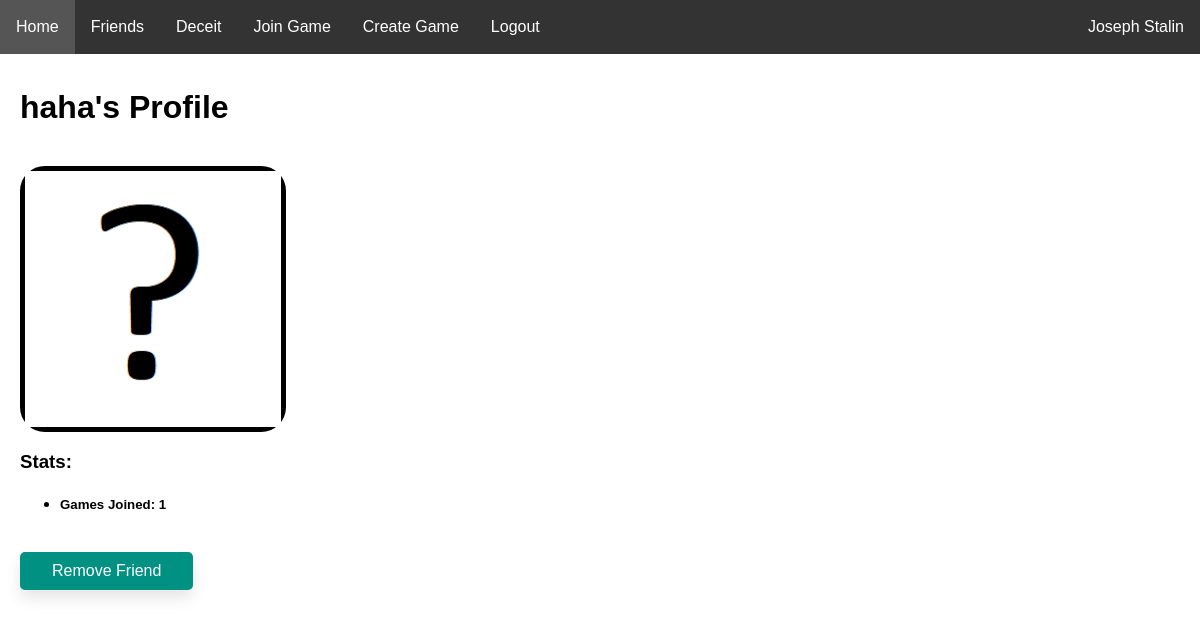
Screenshot of /user/1 (signed in) with the database file from the repository.
### website/models.py (models this page shows)
class User(db.Model, UserMixin):
    id = db.Column(db.Integer, primary_key=True)
    email = db.Column(db.String(150), unique=True)
    password = db.Column(db.String(150))
    username = db.Column(db.String(150))
    pfp = db.Column(db.String(50))

### website/profiles.py (the view, shortened to what this page needs)
@profiles.route('<int:user_id>', methods=['GET', 'POST'])
@login_required
def profile(user_id):
    user = User.query.filter_by(id=user_id).first()
    counter=0
    is_friends = False
    is_friends1 = Friends.query.filter_by(user1=user_id, user2=current_user.id).first()
    is_friends2 = Friends.query.filter_by(user2=user_id, user1=current_user.id).first()
    if is_friends1 != None or is_friends2 != None:
        is_friends = True
    for games in GamesJoined.query.filter_by(id=user_id):
        counter += 1
    if user == current_user:
        is_current_user = True
    else:
        is_current_user = False
    return render_template('profile.html', is_current=is_current_user, user=current_user, player=user, games_joined=counter, is_friends=is_friends)

### website/templates/profile.html (shortened to what this page needs)
{% extends "base.html" %} {% block title %}{{player.username}}'s Profile{% endblock %}
{% block content %}
<head>
    <link rel="stylesheet" type="text/css" href="/static/css/profile.css" />
</head>
<br/>
<h1 id="heading">{{player.username}}'s Profile</h1>
<br/>
<div class="pfp">
    <img src="{{player.pfp}}">
</div>
<h3>Stats:</h3>
<ul>
    <li><h5>Games Joined: {{ games_joined }}</h5></li>
</ul>
<br/>
{% if not is_current %}
    {% if is_friends %}
        <form method="POST">
            <button class="button-main" id = "Remove Friend" type="submit" value="Remove Friend">Remove Friend</button>
        </form>
    {% endif %}
{% endif %}
{% endblock %}

### website/templates/base.html (shortened to what this page needs)
<!DOCTYPE html>
<html lang="en">
<head>
    <link rel="stylesheet" type="text/css" href="/static/css/main.css" />
</head>
<body>
    <ul class="navbar">
      {% if user.is_authenticated %}
      <li><a class="nav-item nav-link" id="home" href="/">Home</a></li>
      <li><a class="nav-item nav-link" id="friends" href="/user/friends">Friends</a></li>
      <li><a class="nav-item nav-link" id="deceit" href="/deceit">Deceit</a></li>
      <li><a class="nav-item nav-link" id="join_game" href="/join-game">Join Game</a></li>
      <li><a class="nav-item nav-link" id="create_game" href="/create-game">Create Game</a></li>
      <li><a class="nav-item nav-link" id="logout" href="/logout">Logout</a></li>
      <li><a class="nav-user nav-link" id="user_link" href="{{url_for('profiles.profile', user_id=user.id)}}">{{ user.username }}</a></li>
      {% else %}
      <li><a class="nav-item nav-link" id="login" href="/login">Login</a></li>
      <li><a class="nav-item nav-link" id="signUp" href="/sign-up">Sign Up</a></li>
      {% endif %}
    </ul>
    <div id="main_div" style="padding:20px;margin-top:30px;">
    <div class="container">
        {% block content %}
        {% endblock %}
    </div>
    </div>
</body>
</html>

### website/static/css/main.css (style rules this page uses)
body { margin-left: 0; margin-right: 0; }
.navbar { list-style-type: none; margin: 0; padding: 0; overflow: hidden; background-color: #333333; position: fixed; top: 0; width: 100%; }
.nav-item { float: left; }
.nav-user { float:right; }
.nav-link { display: block; color: white; text-align: center; padding: 18px 16px; text-decoration: none; }
.button-main { background-color: rgb(0, 145, 130); border: none; color: white; padding: 10px 32px; text-align: center; text-decoration: none; display: inline-block; font-size: 16px; border-radius: 5px; transition-duration: 0.4s; box-shadow: 0px 8px 15px rgba(0, 0, 0, 0.1); }
html { font-family: Arial, Helvetica, sans-serif; }

### website/static/css/profile.css (style rules this page uses)
.pfp { width: 256px; height: 256px; border: 5px solid #000000; border-radius: 25px; }

### rows the page displays
User: username "Joseph Stalin"
User: username "haha", pfp (placeholder picture)

### other values shown
{{ games_joined }} "1"
